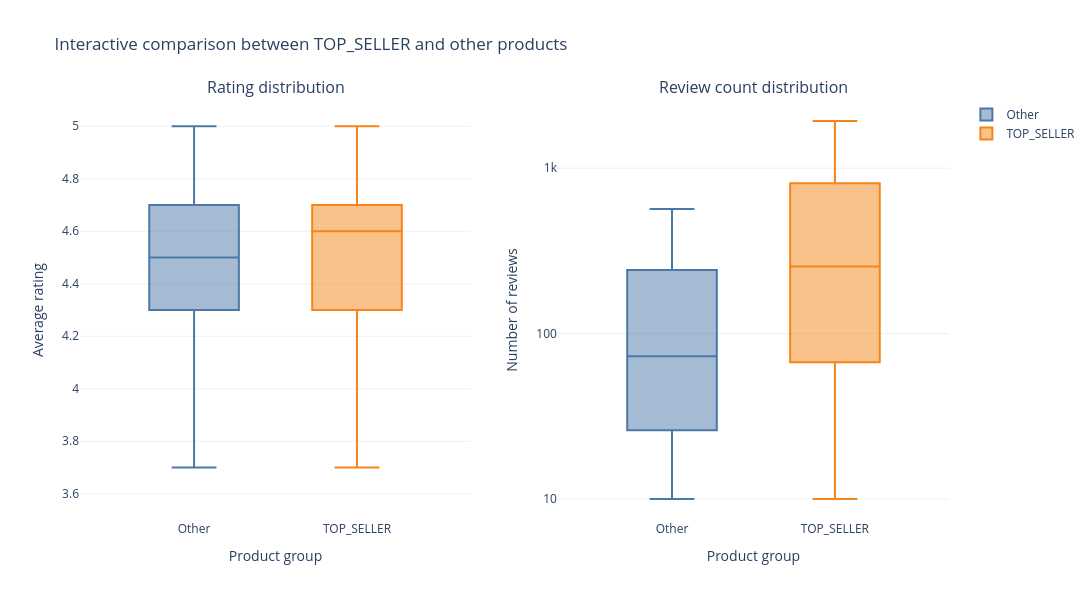

Source (notebook cell):
### Markdown cell above
## Analysis 4: Are TOP_SELLER products rated better than other products?

This analysis compares products marked as `TOP_SELLER` with all other IKEA products.

The goal is to check whether products highlighted by the catalog also have better ratings and more reviews. To make the comparison more reliable, only products with at least 10 reviews are considered.

The interactive plot contains two boxplots:

- rating distribution;
- review-count distribution.

The boxplot statistics follow the standard IQR rule used by seaborn-style boxplots.

### Code cell
top_seller_df = df_europe.copy()
top_seller_df[['product_rating', 'product_rating_count']] = top_seller_df[
    ['product_rating', 'product_rating_count']
].apply(pd.to_numeric, errors='coerce')

top_seller_df = top_seller_df.dropna(
    subset=['product_rating', 'product_rating_count']
)
top_seller_df = top_seller_df[top_seller_df['product_rating_count'] >= 10].copy()
top_seller_df['badge_group'] = np.where(
    top_seller_df['badge'].eq('TOP_SELLER'),
    'TOP_SELLER',
    'Other'
)

groups = ['Other', 'TOP_SELLER']
colors = {'Other': '#4C78A8', 'TOP_SELLER': '#F58518'}
positions = {'Other': 0, 'TOP_SELLER': 1}

rating_stats = box_stats(top_seller_df, 'badge_group', 'product_rating', groups)
review_stats = box_stats(top_seller_df, 'badge_group', 'product_rating_count', groups)

fig = make_subplots(
    rows=1,
    cols=2,
    subplot_titles=['Rating distribution', 'Review count distribution']
)

add_manual_box(fig, rating_stats, col=1, colors=colors, positions=positions, decimals=2)
add_manual_box(fig, review_stats, col=2, colors=colors, positions=positions, decimals=0, showlegend=False)

for c in [1, 2]:
    fig.update_xaxes(
        title_text='Product group',
        tickmode='array',
        tickvals=[0, 1],
        ticktext=groups,
        range=[-0.7, 1.7],
        row=1,
        col=c
    )

fig.update_yaxes(title_text='Average rating', range=[3.5, 5.1], row=1, col=1)
fig.update_yaxes(
    title_text='Number of reviews',
    type='log',
    tickmode='array',
    tickvals=[10, 100, 1000, 10000],
    ticktext=['10', '100', '1k', '10k'],
    minor=dict(ticks='', showgrid=False),
    row=1,
    col=2
)

fig.update_layout(
    title='Interactive comparison between TOP_SELLER and other products',
    width=1200,
    height=600,
    template='plotly_white',
    boxmode='overlay'
)

fig.show()

### Figure 1 — Plotly figure (JSON) as saved in the notebook; plotly's stock layout.template omitted (floating-point values rounded to 4 significant figures)
{"data": [{"boxpoints": false, "customdata": [["Other", 3.7, 4.3, 4.5, 4.7, 5, 1.4, 5]], "hovertemplate": "<b>%{customdata[0]}</b><br>Whisker min: %{customdata[1]:.2f}<br>Q1: %{customdata[2]:.2f}<br>Median: %{customdata[3]:.2f}<br>Q3: %{customdata[4]:.2f}<br>Whisker max: %{customdata[5]:.2f}<br><br>Real min: %{customdata[6]:.2f}<br>Real max: %{customdata[7]:.2f}<extra></extra>", "lowerfence": [3.7], "marker": {"color": "#4C78A8"}, "median": [4.5], "name": "Other", "q1": [4.3], "q3": [4.7], "showlegend": true, "type": "box", "upperfence": [5], "width": 0.55, "x": [0], "xaxis": "x", "yaxis": "y"}, {"boxpoints": false, "customdata": [["TOP_SELLER", 3.7, 4.3, 4.6, 4.7, 5, 1.9, 5]], "hovertemplate": "<b>%{customdata[0]}</b><br>Whisker min: %{customdata[1]:.2f}<br>Q1: %{customdata[2]:.2f}<br>Median: %{customdata[3]:.2f}<br>Q3: %{customdata[4]:.2f}<br>Whisker max: %{customdata[5]:.2f}<br><br>Real min: %{customdata[6]:.2f}<br>Real max: %{customdata[7]:.2f}<extra></extra>", "lowerfence": [3.7], "marker": {"color": "#F58518"}, "median": [4.6], "name": "TOP_SELLER", "q1": [4.3], "q3": [4.7], "showlegend": true, "type": "box", "upperfence": [5], "width": 0.55, "x": [1], "xaxis": "x", "yaxis": "y"}, {"boxpoints": false, "customdata": [["Other", 10, 26, 73, 242, 566, 10, 10058]], "hovertemplate": "<b>%{customdata[0]}</b><br>Whisker min: %{customdata[1]:.0f}<br>Q1: %{customdata[2]:.0f}<br>Median: %{customdata[3]:.0f}<br>Q3: %{customdata[4]:.0f}<br>Whisker max: %{customdata[5]:.0f}<br><br>Real min: %{customdata[6]:.0f}<br>Real max: %{customdata[7]:.0f}<extra></extra>", "lowerfence": [10], "marker": {"color": "#4C78A8"}, "median": [73], "name": "Other", "q1": [26], "q3": [242], "showlegend": false, "type": "box", "upperfence": [566], "width": 0.55, "x": [0], "xaxis": "x2", "yaxis": "y2"}, {"boxpoints": false, "customdata": [["TOP_SELLER", 10, 67, 254, 811, 1927, 10, 10058]], "hovertemplate": "<b>%{customdata[0]}</b><br>Whisker min: %{customdata[1]:.0f}<br>Q1: %{customdata[2]:.0f}<br>Median: %{customdata[3]:.0f}<br>Q3: %{customdata[4]:.0f}<br>Whisker max: %{customdata[5]:.0f}<br><br>Real min: %{customdata[6]:.0f}<br>Real max: %{customdata[7]:.0f}<extra></extra>", "lowerfence": [10], "marker": {"color": "#F58518"}, "median": [254], "name": "TOP_SELLER", "q1": [67], "q3": [811], "showlegend": false, "type": "box", "upperfence": [1927], "width": 0.55, "x": [1], "xaxis": "x2", "yaxis": "y2"}], "layout": {"annotations": [{"font": {"size": 16}, "showarrow": false, "text": "Rating distribution", "x": 0.225, "xanchor": "center", "xref": "paper", "y": 1, "yanchor": "bottom", "yref": "paper"}, {"font": {"size": 16}, "showarrow": false, "text": "Review count distribution", "x": 0.775, "xanchor": "center", "xref": "paper", "y": 1, "yanchor": "bottom", "yref": "paper"}], "boxmode": "overlay", "height": 600, "title": {"text": "Interactive comparison between TOP_SELLER and other products"}, "width": 1200, "xaxis": {"anchor": "y", "domain": [0, 0.45], "range": [-0.7, 1.7], "tickmode": "array", "ticktext": ["Other", "TOP_SELLER"], "tickvals": [0, 1], "title": {"text": "Product group"}}, "xaxis2": {"anchor": "y2", "domain": [0.55, 1], "range": [-0.7, 1.7], "tickmode": "array", "ticktext": ["Other", "TOP_SELLER"], "tickvals": [0, 1], "title": {"text": "Product group"}}, "yaxis": {"anchor": "x", "domain": [0, 1], "range": [3.5, 5.1], "title": {"text": "Average rating"}}, "yaxis2": {"anchor": "x2", "domain": [0, 1], "minor": {"showgrid": false, "ticks": ""}, "tickmode": "array", "ticktext": ["10", "100", "1k", "10k"], "tickvals": [10, 100, 1000, 10000], "title": {"text": "Number of reviews"}, "type": "log"}}}
